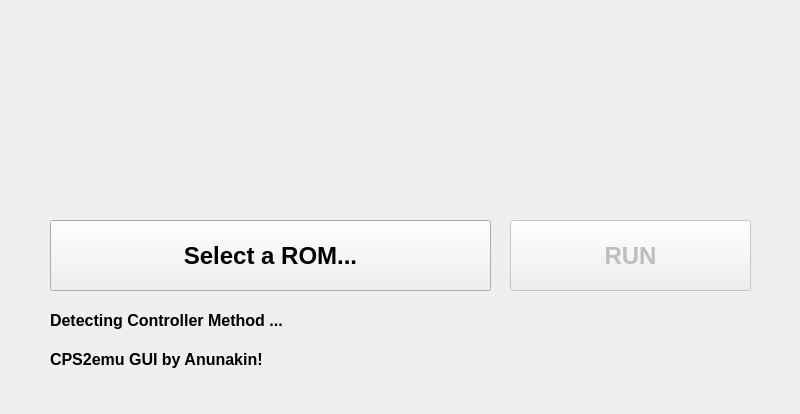
<?xml version="1.0" encoding="UTF-8"?>
<ui version="4.0">
 <class>CPS2emu</class>
 <widget class="QMainWindow" name="CPS2emu">
  <property name="geometry">
   <rect>
    <x>0</x>
    <y>0</y>
    <width>800</width>
    <height>414</height>
   </rect>
  </property>
  <property name="font">
   <font>
    <pointsize>12</pointsize>
    <weight>75</weight>
    <bold>true</bold>
   </font>
  </property>
  <property name="windowTitle">
   <string>CPS2emu</string>
  </property>
  <property name="windowIcon">
   <iconset resource="images.qrc">
    <normaloff>:/images/icons/main_26.png</normaloff>:/images/icons/main_26.png</iconset>
  </property>
  <property name="iconSize">
   <size>
    <width>26</width>
    <height>26</height>
   </size>
  </property>
  <widget class="QWidget" name="centralWidget">
   <widget class="QLabel" name="label">
    <property name="geometry">
     <rect>
      <x>50</x>
      <y>20</y>
      <width>699</width>
      <height>180</height>
     </rect>
    </property>
    <property name="text">
     <string/>
    </property>
    <property name="pixmap">
     <pixmap resource="images.qrc">:/images/icons/banner.png</pixmap>
    </property>
   </widget>
   <widget class="QPushButton" name="runButton">
    <property name="enabled">
     <bool>false</bool>
    </property>
    <property name="geometry">
     <rect>
      <x>510</x>
      <y>220</y>
      <width>241</width>
      <height>71</height>
     </rect>
    </property>
    <property name="font">
     <font>
      <pointsize>18</pointsize>
      <weight>75</weight>
      <bold>true</bold>
     </font>
    </property>
    <property name="text">
     <string>RUN</string>
    </property>
   </widget>
   <widget class="QPushButton" name="romButton">
    <property name="geometry">
     <rect>
      <x>50</x>
      <y>220</y>
      <width>441</width>
      <height>71</height>
     </rect>
    </property>
    <property name="font">
     <font>
      <pointsize>18</pointsize>
      <weight>75</weight>
      <bold>true</bold>
     </font>
    </property>
    <property name="text">
     <string>Select a ROM...</string>
    </property>
   </widget>
   <widget class="QLabel" name="controllerLabel">
    <property name="geometry">
     <rect>
      <x>50</x>
      <y>310</y>
      <width>441</width>
      <height>20</height>
     </rect>
    </property>
    <property name="text">
     <string>Detecting Controller Method ...</string>
    </property>
   </widget>
   <widget class="QLabel" name="txt">
    <property name="geometry">
     <rect>
      <x>50</x>
      <y>350</y>
      <width>441</width>
      <height>19</height>
     </rect>
    </property>
    <property name="text">
     <string>CPS2emu GUI by Anunakin!</string>
    </property>
   </widget>
  </widget>
 </widget>
 <layoutdefault spacing="6" margin="11"/>
 <resources>
  <include location="images.qrc"/>
 </resources>
 <connections/>
</ui>
